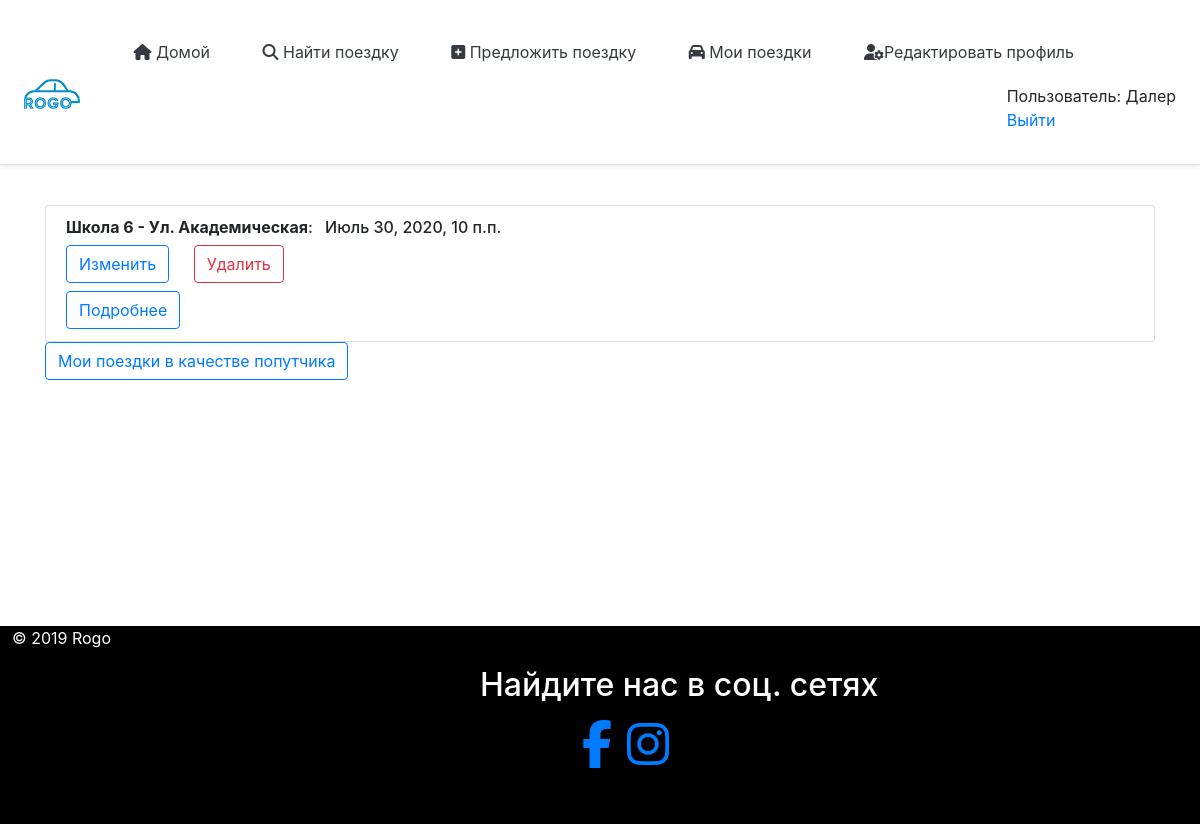
The app's page /myRides/ (signed in), older data.
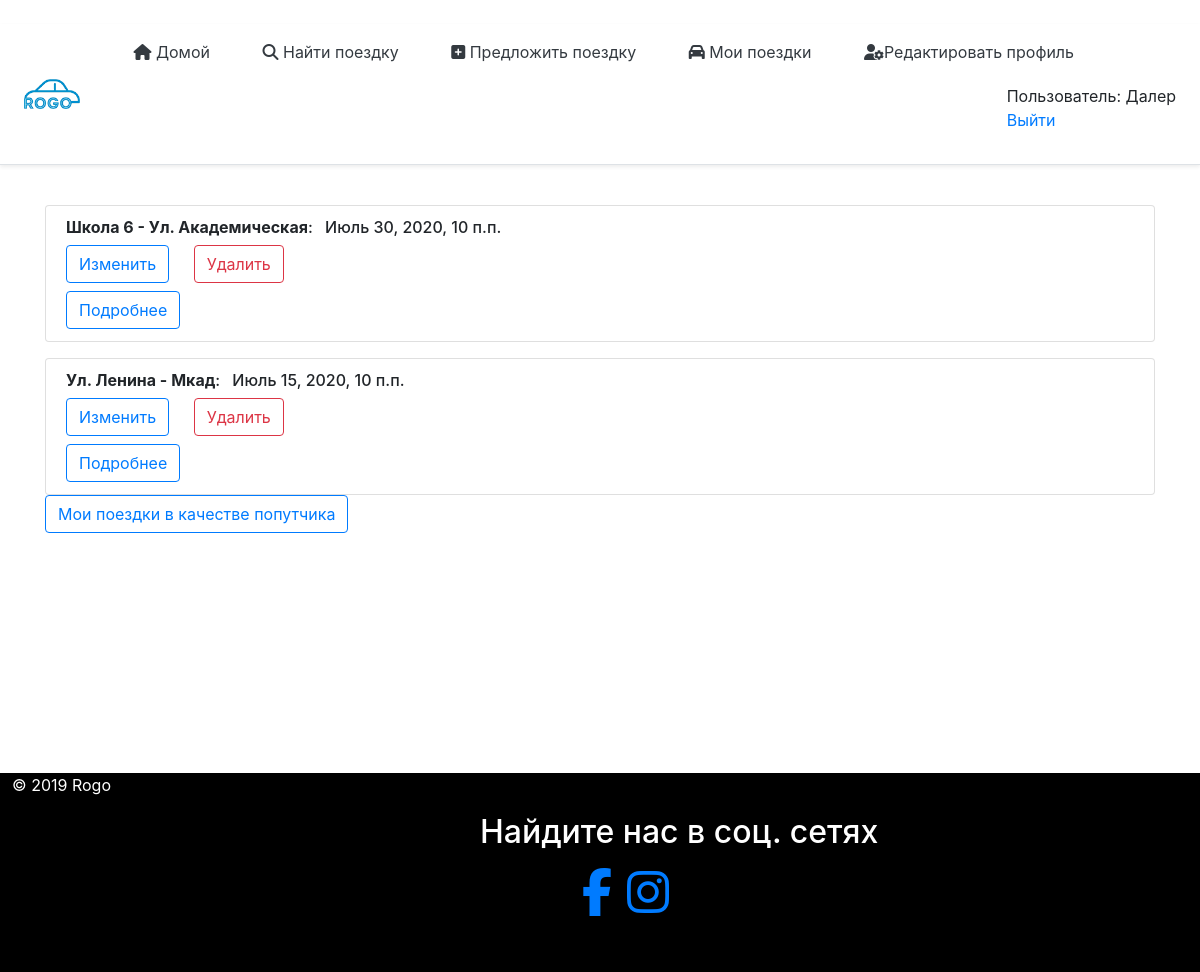
The same page, newer data.
### mainApp/models.py (models this page shows, shortened)
class Rides(models.Model):
    author = models.ForeignKey(User, on_delete = models.CASCADE, verbose_name = 'Создатель поездки', blank = True, null = True)
    date_create = models.DateTimeField(default=default_datetime(), null=True, blank = True, verbose_name = 'Дата создания')
    pick_up_location = models.CharField(max_length=120, verbose_name='Место сбора')
    drop_location = models.CharField(max_length=120, verbose_name='Пункт назначения')
    total_rides = models.IntegerField(verbose_name='Количество пассажиров(мин=1, макс=10)', validators=[MaxValueValidator(10),MinValueValidator(1)])
    true = models.BooleanField(default=True)
    false = models.BooleanField(default=False)
    date = models.DateField(verbose_name='Дата(гг-мм-дд)')
    time= models.TimeField(verbose_name='Время(ч:м)',auto_now=False, auto_now_add=False, null=True)
    price = models.CharField(max_length=120,verbose_name='Цена (с.)', default='')
    car = models.CharField(max_length=120,default='',verbose_name='Марка авто')
    car_number = models.CharField(max_length=12, verbose_name = 'Номер машины (01 0000 GG)', default = '')
    car_year_issue = models.CharField(max_length=4, verbose_name='Год выпуска машины', default = '')
    phone_number = models.CharField(max_length=15, default='', verbose_name='Номер телефона (используйте в начале код страны)')
    class Meta:
        verbose_name='Поездку' # отображение нужного названия в админ панели при редактировании
        verbose_name_plural='Поездки' # отображенпие нужного названия в панели админа

### mainApp/views.py (the view)
# urls.py: path('myRides/',views.myRides,name='myRides'),
def myRides(request):
    listRides = Rides.objects.all() # здесь мы наследуем БД
    context={ # через этот словарь можно передавать текст в html
        'listRides':listRides,
    }
    return render(request,'rides/myRides.html',context)

### mainApp/templates/rides/myRides.html
{% extends "rides/index.html" %}
{% block content %}
<div class="content2" style="margin-bottom:20%">
    <div class="container mt-4 ">
        {% for i in listRides %}
        <ul class="list-group mt-3">
            {% if request.user == i.author %}
            <li class="list-group-item">
                <h6><b>{{i.pick_up_location}} - {{i.drop_location}}</b>: <span class="m-2">{{i.date}}, {{i.time}}</span></h6>
                <a style="margin-right:20px;" class="btn btn-outline-primary mb-2" href="{% url 'updateRide' i.id %}">Изменить</a>
                <a class="btn btn-outline-danger mb-2" href="{% url 'deleteRide' i.id %}">Удалить</a>
                <br />
                <a class="btn btn-outline-primary" href="/list/{{i.id}}">Подробнее</a>
            </li>
        </ul>
        {% endif %}
        {% endfor %}
        <a style="" class="btn btn-outline-primary" href="{% url 'join_rides' %}">Мои поездки в качестве попутчика</a>
    </div>
</div>
        {% endblock %}

Row changes from the older to the newer data that the page shows:
added Rides: pick_up_location "Ул. Ленина", drop_location "Мкад", date "Июль 15, 2020", time "10 п.п."
